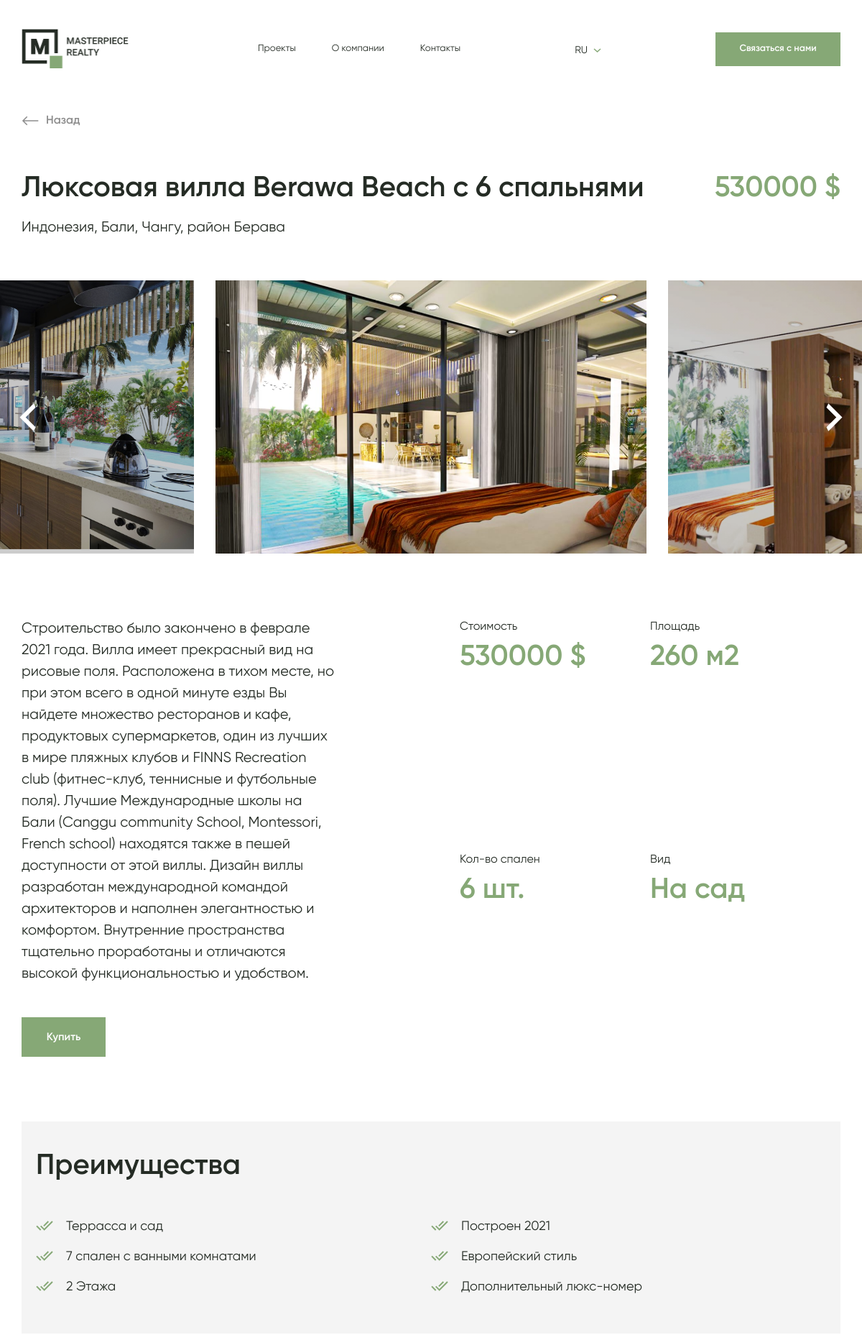
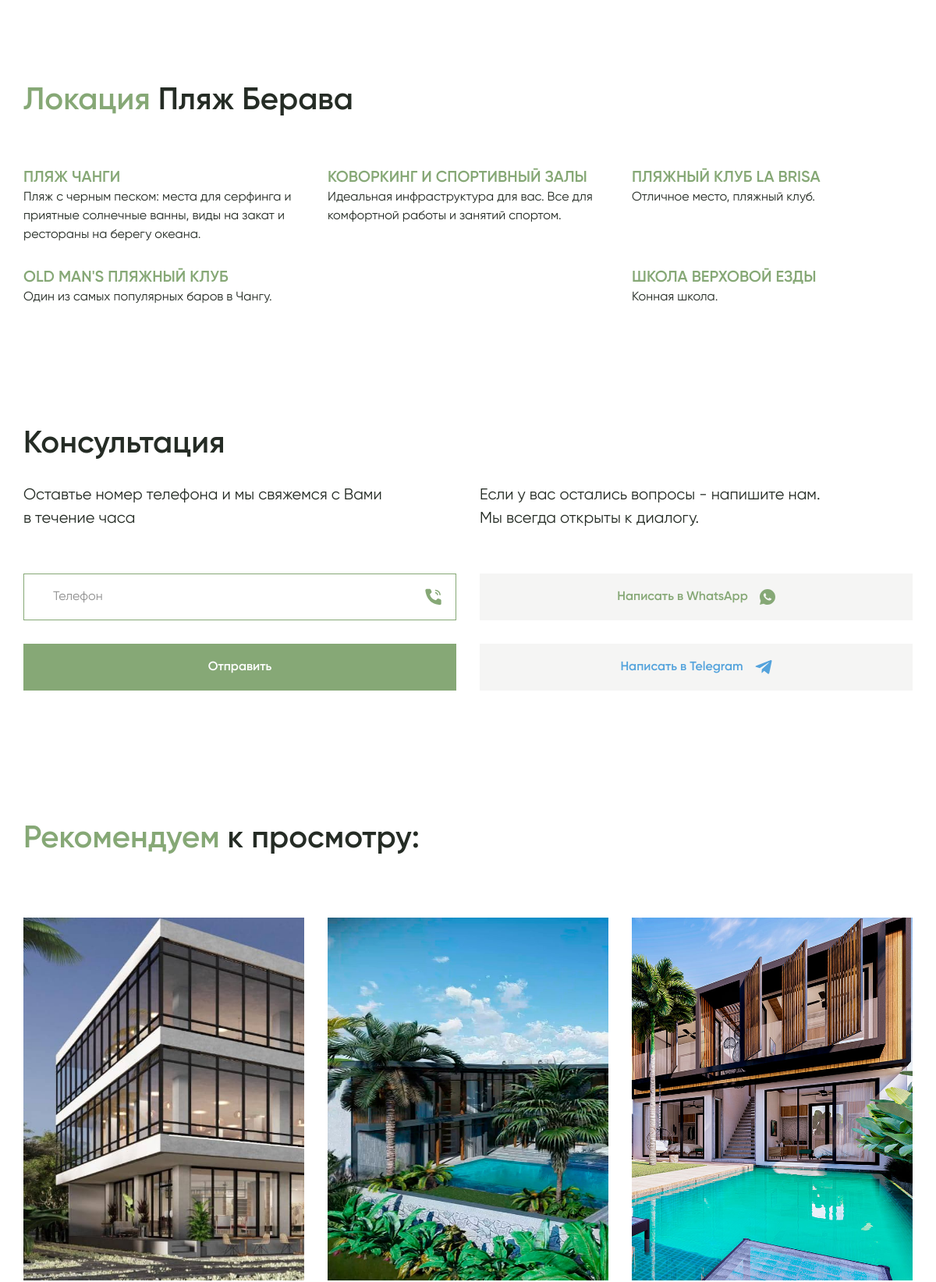
/projects/1/ (upper part), run on the app's committed database (2 pictures, top to bottom).
### projects/models.py (models this page shows, shortened)
class Project(models.Model):
    name = models.TextField(verbose_name=_('Название проекта'))
    address = models.TextField(verbose_name=_('Адрес'))
    price = models.BigIntegerField(verbose_name=_('Стоимость проекта'))
    description = models.TextField(verbose_name=_('Описание проекта'))
    area = models.SmallIntegerField(verbose_name=_('Площадь'))
    count_bedrooms = models.SmallIntegerField(verbose_name=_('Количество спален'))
    view = models.TextField(
        verbose_name=_('Вид'),
        help_text=_('Открывающийся из виллы вид'),
    )
    location = models.ForeignKey(
        'Location',
        verbose_name=_('Локация'),
        on_delete=models.SET_NULL,
        related_name='projects',
        related_query_name='project',
        null=True,
    )
    date_added = models.DateField(
        verbose_name=_('Дата добавления'),
        auto_now_add=True,
    )
    categories = models.ManyToManyField(
        'Category',
        verbose_name=_('Категории'),
        related_name='projects',
        related_query_name='project',
    )
    invested = models.BooleanField(
        verbose_name=_('Проект подлежит инвестированию'),
        default=False,
    )
    public = models.BooleanField(
        verbose_name=_('Опубликовать'),
        default=False,
    )
    main_image = models.ImageField(
        verbose_name=_('Главное изображение'),
        upload_to='sys/projects/',
        null=True,
    )
    class Meta:
        verbose_name = _('Проект')
        verbose_name_plural = _('Проекты')

class ProjectGallery(models.Model):
    image = models.ImageField(
        verbose_name=_('Изображение для проекта'),
        upload_to='sys/projects/',
    )
    project = models.ForeignKey(
        Project,
        on_delete=models.CASCADE,
        related_name='images',
    )
    class Meta:
        verbose_name = _('Галерея проекта')
        verbose_name_plural = _('Галереи проектов')

class AdvantagesProject(models.Model):
    name = models.TextField(verbose_name=_('Название преимущества'))
    project = models.ForeignKey(
        Project,
        verbose_name=_('Проект'),
        on_delete=models.CASCADE,
        related_name='advantages',
        related_query_name='advantage',
        null=True,
    )
    class Meta:
        verbose_name = _('Преимущество проекта')
        verbose_name_plural = _('Преимущества проектов')

class Location(models.Model):
    name = models.TextField(verbose_name=_('Название локации'))
    class Meta:
        verbose_name = _('Локация')
        verbose_name_plural = _('Локации')
    def __str__(self) -> str:
        return str(self.name)

class LocationFact(models.Model):
    title = models.TextField(verbose_name=_('Заголовок факта'))
    description = models.TextField(verbose_name=_('Описание факта'))
    location = models.ForeignKey(
        Location,
        verbose_name=_('Локация'),
        on_delete=models.CASCADE,
        related_name='facts',
        related_query_name='fact',
    )
    class Meta:
        verbose_name = _('Факт о локации')
        verbose_name_plural = _('Факты о локациях')

### projects/views.py (the view)
# urls.py: path('projects/', include('projects.urls')),
def projects(request: HttpRequest, project_id: int) -> HttpResponse:
    current_project = get_object_or_404(Project, pk=project_id)
    consult_form = ConsultationForm()
    recommended_projects = Project.objects\
        .exclude(pk=project_id)\
        .filter(public=True)\
        .annotate(matching_cat=Count('categories',
                                     filter=Q(categories__in=current_project.categories.all()),
                                     distinct=True))\
        .order_by('-matching_cat')
    context = {'current_project': current_project,
               'recommended_projects': recommended_projects,
               'consult_form': consult_form}
    return render(request=request,
                  template_name='projects/projects.html',
                  context=context)

### base_app/forms.py
class ConsultationForm(forms.ModelForm):
    phone = forms.CharField(max_length=32, label=_('Ваш номер телефона'),
                            error_messages={'max_length': _('Ограничение по символам: 32')},
                            widget=forms.TextInput(attrs={'placeholder': _('Ваш номер телефона')}))
    class Meta:
        model = DataConsultation
        fields = ('phone', )

### projects/templates/projects/projects.html (shortened to what this page needs)
{% load static %}
{% load i18n %}
<!DOCTYPE html>
<html lang="{{ request.LANGUAGE_CODE }}">
<head>
    <link rel="stylesheet" href="{% static 'css/nice-select.css' %}">
    <link rel="stylesheet" href="{% static 'css/bootstrap.min.css' %}">
    <link rel="stylesheet" href="{% static 'css/swiper-bundle.min.css' %}">
    <link rel="stylesheet" href="{% static 'css/jquery.fancybox.min.css' %}">
    <link rel="stylesheet" href="{% static 'css/style.css' %}">
</head>
<body>
    <header class='header'>
        <div class='container'>
            <div class='header__inner'>
                <a href="{% url 'base_app:index' %}" class="header__logo">
                    <img src="{% static 'img/logo.png' %}" alt="">
                </a>
                <div class="header__right">
                    <div class="header__right-inner">
                        <nav class="nav">
                            <a href="#finishedProjects" class="nav__item">{% trans 'Проекты' %}</a>
                            <a href="#fact" class="nav__item">{% trans 'О компании' %}</a>
                            <a href="#contacts" class="nav__item">{% trans 'Контакты' %}</a>
                        </nav>
                        <div class="language">
                            <div class="language-show">
                                <span>{{ request.LANGUAGE_CODE }}</span>
                                <svg width="11" height="7" viewBox="0 0 11 7" fill="none" xmlns="http://www.w3.org/2000/svg">
                                    <path d="M1 1L5.5 5L10 1" stroke="#86A876" stroke-width="1.5"/>
                                </svg>
                            </div>
                                {% get_available_languages as LANGUAGES %}
                        </div>
                        <a href="#consult" class="header__btn">{% trans 'Связаться с нами' %}</a>
                    </div>
                </div>
            </div>
        </div>
    </header>
<section class='project-detail'>
    <div class='container'>
        <a href="{% url 'base_app:index' %}" class="project-detail__link">
            <svg width="24" height="24" viewBox="0 0 24 24" fill="none" xmlns="http://www.w3.org/2000/svg">
                <path d="M23.3126 11.2499H3.75439L8.25415 6.75009L7.19351 5.68945L0.883057 11.9999L7.19351 18.3104L8.25415 17.2497L3.75429 12.7499H23.3126V11.2499Z" fill="#8E8E8E"/>
            </svg>
            <span>{% trans 'Назад' %}</span>
        </a>
        <div class='project-detail__top'>
            <div class="project-detail__top-left">
                <h1 class="project-detail__top-title">{{ current_project.name }}</h1>
                <div class="project-detail__top-desc">{{ current_project.address }}</div>
            </div>
            <div class="project-detail__price">{{ current_project.price }} $</div>
        </div>
    </div>
    <div class="project-detail__slider">
        <div class='swiper-container'>
            <div class='swiper-wrapper'>
                {% for image in current_project.images.all %}
                <div class='swiper-slide'>
                    {% if image.isVideo %}
                    <iframe width="100%" height="100%" src="{{ image.videoYouTube }}" title="YouTube video player" frameborder="0" allow="accelerometer; autoplay; clipboard-write; encrypted-media; gyroscope; picture-in-picture" allowfullscreen></iframe>
                    {% else %}
                    <img src="{{ image.image.url }}" alt="">
                    {% endif %}
                </div>
                {% endfor %}
            </div>
        </div>
        <div class="project-detail__slider-nav">
            <div class="container">
                <div class='project-detail__slider-prev swiper-button-prev'>
                    <svg width="55" height="55" viewBox="0 0 55 55" fill="none" xmlns="http://www.w3.org/2000/svg">
                            <path d="M38.5 41.25L24.75 27.5L38.5 13.75L35.75 8.25L16.5 27.5L35.75 46.75L38.5 41.25Z" fill="white"/>
                        </svg>
                </div>
                <div class='project-detail__slider-next swiper-button-next'>
                    <svg width="55" height="55" viewBox="0 0 55 55" fill="none" xmlns="http://www.w3.org/2000/svg">
                            <path d="M16.5 41.25L30.25 27.5L16.5 13.75L19.25 8.25L38.5 27.5L19.25 46.75L16.5 41.25Z" fill="white"/>
                        </svg>
                </div>
            </div>
        </div>
    </div>
    <div class="container">
        <div class="project-detail__bottom">
            <div class="project-detail__bottom-left">
                <div class="project-detail__bottom-title">{{ current_project.description }}</div>
                <a href="#consult" class="project-detail__btn">{% trans 'Купить' %}</a>
            </div>
            <div class="project-detail__items">
                <div class="project-detail__item">
                    <span>{% trans 'Стоимость' %}</span>
                    <strong>{{ current_project.price }} $</strong>
                </div>
                <div class="project-detail__item">
                    <span>{% trans 'Площадь' %}</span>
                    <strong>{{ current_project.area }} {% trans 'м2' %}</strong>
                </div>
                <div class="project-detail__item">
                    <span>{% trans 'Кол-во спален' %}</span>
                    <strong>{{ current_project.count_bedrooms }} {% trans 'шт.' %}</strong>
                </div>
                <div class="project-detail__item">
                    <span>{% trans 'Вид' %}</span>
                    <strong>{{ current_project.view }}</strong>
                </div>
            </div>
        </div>
    </div>
</section>
<section id="fact" class='advantages'>
    <div class='container'>
        <div class='advantages__inner'>
            <h2 class="advantages__title title">{% trans 'Преимущества' %}</h2>
            <ul class="advantages__list">
                {% for advantage in current_project.advantages.all %}
                <li>{{ advantage.name }}</li>
                {% endfor %}
            </ul>
        </div>
    </div>
</section>
<section class='location'>
    <div class='container'>
        <h2 class="location__title title"><span>{% trans 'Локация' %}</span> {{ current_project.location }}</h2>
        <div class='location__items'>
            {% for fact in current_project.location.facts.all %}
            <div class="location__item">
                <div class="location__item-time">{{ fact.title }}</div>
                <div class="location__item-desc">{{ fact.description | safe }}</div>
            </div>
            {% endfor %}
        </div>
    </div>
</section>
<section class='consult' id="consult">
    <div class='container'>
        <h2 class="consult__title title">{% trans 'Консультация' %}</h2>
        <div class="consult__bottom">
            <form id="consult_form" action="" class="consult__form">
                <div class="consult__desc">{% trans 'Оставтье номер телефона и мы свяжемся с Вами' %} <br> {% trans 'в течение часа' %}</div>
                <div class="consult__form-group">
                    <input type="tel" name="phone" placeholder="{% trans 'Телефон' %}">
                </div>
                <button type="submit" class="consult__form-btn">{% trans 'Отправить' %}</button>
            </form>
            <div class="consult__social">
                <div class="consult__desc">{% trans 'Если у вас остались вопросы - напишите нам.' %} <br> {% trans 'Мы всегда открыты к диалогу.' %}</div>
                <a href="https://wa.me/6282144579209" class="consult__social-btn consult__social-whatsapp">
                    <span>{% trans 'Написать в' %} WhatsApp</span>
                </a>
                <a href="https://t.me/Sibastianbalmond" target="_blanck" class="consult__social-btn consult__social-telegram">
                    <span>{% trans 'Написать в' %} Telegram</span>
                </a>
            </div>
        </div>
    </div>
    <div class="consult__img">
    </div>
</section>
{% if recommended_projects %}
<section class='projects' id="finishedProjects">
    <div class='container'>
        <h2 class="projects__title title"><span>{% trans 'Рекомендуем' %}</span> {% trans 'к просмотру:' %}</h2>
        <div class='projects__items'>
            {% for project in recommended_projects %}
            <a href="{% url 'projects:projects' project.pk %}" class="projects__item">
                <div class="projects__item-img">
                    <img src="{{ project.main_image.url }}" alt="">
                </div>
            </a>
            {% endfor %}
        </div>
    </div>
</section>
{% endif %}
                        {% get_available_languages as LANGUAGES %}
</body>
</html>

### data on the page
Project: name "Люксовая вилла Berawa Beach с 6 спальнями", address "Индонезия, Бали, Чангу, район Берава", price "530000", description "Строительство было закончено в феврале 2021 года. Вилла имеет прекрасный вид на рисовые поля. Расположена в тихом месте, но при этом всего в одной минуте езды Вы найдете множество ресторанов и кафе, продуктовых супермаркетов, один из лучших в мире пляжных клубов и FINNS Recreation club (фитнес-клуб, теннисные и футбольные поля). Лучшие Международные школы на Бали (Canggu community School, Montessori, French school) находятся также в пешей доступности от этой виллы. Дизайн виллы разработан международной командой архитекторов и наполнен элегантностью и комфортом. Внутренние пространства тщательно проработаны и отличаются высокой функциональностью и удобством.", area "260", count_bedrooms "6", view "На сад", location "Пляж Берава"
ProjectGallery: image (picture)
ProjectGallery: image (picture)
ProjectGallery: image (picture)
AdvantagesProject: name "Террасса и сад"
AdvantagesProject: name "Построен 2021"
AdvantagesProject: name "7 спален с ванными комнатами"
AdvantagesProject: name "Европейский стиль"
AdvantagesProject: name "2 Этажа"
AdvantagesProject: name "Дополнительный люкс-номер"
LocationFact: title "ПЛЯЖ ЧАНГИ", description "Пляж с черным песком: места для серфинга и приятные солнечные ванны, виды на закат и рестораны на берегу океана."
LocationFact: title "КОВОРКИНГ И СПОРТИВНЫЙ ЗАЛЫ", description "Идеальная инфраструктура для вас. Все для комфортной работы и занятий спортом."
LocationFact: title "ПЛЯЖНЫЙ КЛУБ LA BRISA", description "Отличное место, пляжный клуб."
LocationFact: title "OLD MAN'S ПЛЯЖНЫЙ КЛУБ", description "Один из самых популярных баров в Чангу."
LocationFact: title "ШКОЛА ВЕРХОВОЙ ЕЗДЫ", description "Конная школа."
Project: main_image (picture)
Project: main_image (picture)
Project: main_image (picture)

### other printed values
{{ request.LANGUAGE_CODE }} "RU"
